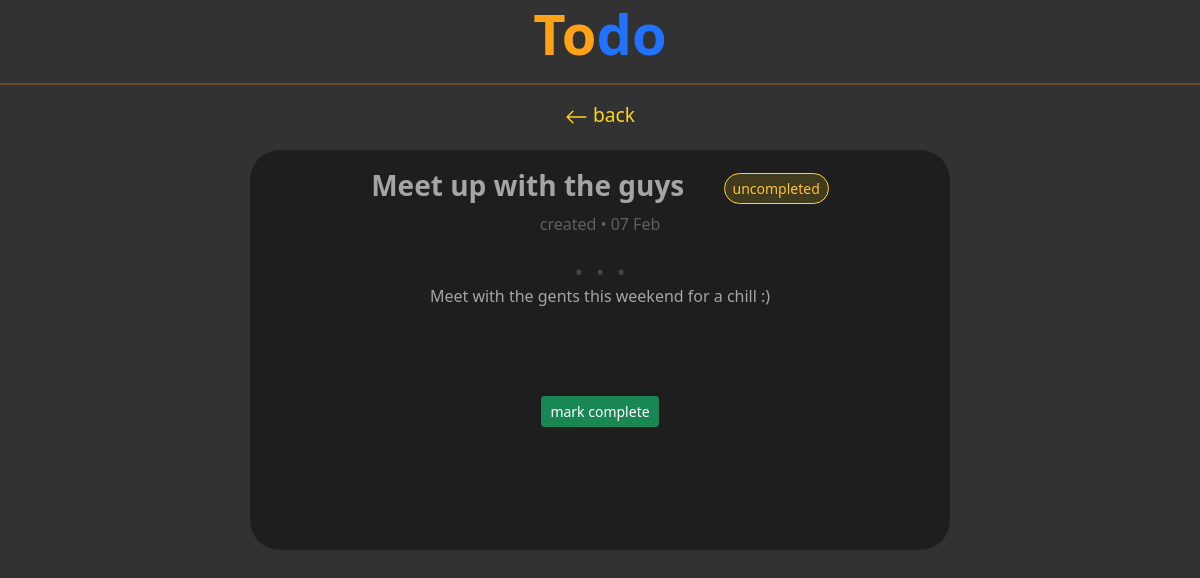
Screenshot of /todo/21/ with the database file from the repository.
### todos/models.py (models this page shows, shortened)
class Entry(models.Model):
    title = models.CharField(max_length=100)
    body = models.TextField(null=True,blank=True)
    date_added = models.DateTimeField(auto_now=True)
    completed = models.BooleanField(default=False)

### todos/views.py (the view)
# urls.py: path('todo/<int:todo_id>/',views.todoDetail, name = "todoDetail"),          # URL to a selected to-do
def todoDetail(request,todo_id):
    entry = Entry.objects.get(id = todo_id)                     # getting the entry of a specific Todo
    context = {"entry":entry }
    return render(request,'todos/todoDetail.html',context )

### todos/templates/todos/todoDetail.html (shortened to what this page needs)
{% extends 'todos/base.html'  %}
{% load bootstrap5 %}
{% block content %}
<body style="background-color: rgb(50, 50, 50)">
    <center>
        <a href="{% url 'todos:index'  %}">
         <h1 style="color:rgb(255, 162, 22);font-size:3.5rem"> <strong> To<span style="color: rgb(32, 114, 255);" >do</span>  </strong>  </h1>
        </a>
    <hr style="border: 1px rgb(255, 162, 22) solid;">
    <div  class="d-flex justify-content-center">
        <div class="col-10">
            <a  style="font-size: 1.2rem;margin-bottom: 5rem;color: rgb(255, 210, 28);" href="{% url 'todos:index' %}"> <svg xmlns="http://www.w3.org/2000/svg" width="23" height="26" fill="currentColor" class="bi bi-arrow-left" viewBox="0 0 16 16">
                <path fill-rule="evenodd" d="M15 8a.5.5 0 0 0-.5-.5H2.707l3.147-3.146a.5.5 0 1 0-.708-.708l-4 4a.5.5 0 0 0 0 .708l4 4a.5.5 0 0 0 .708-.708L2.707 8.5H14.5A.5.5 0 0 0 15 8z"/>
              </svg> <span>back</span>
            </a>
        </div>
        <br>
    </div>
    <div  class="d-flex justify-content-center">
        <div  style="background-color: rgb(30, 30, 30);border-radius: 30px;margin-top: 20px;min-height: 400px;"  class="col-md-7 col-sm-9 col-12">
            <div style="margin:0.5cm 1cm 1cm 1cm">
                {% if entry.completed == True %}
                <h3 style="color: rgb(165, 165, 165);font-weight: 600;">  {{entry.title}}
                     <span style="margin-left: 2rem;">
                        <button class="btn btn-sm rounded-pill" style="background-color: rgba(25, 255, 44, 0.149);color: rgb(62, 255, 69);border:1px rgb(62, 255, 69) solid ;" >
                            completed
                        </button>
                    </span>
                 </h3>
                 {% else %}
                 <h3 style="color: rgb(165, 165, 165);font-weight: 600;">  {{entry.title}}
                    <span style="margin-left: 2rem;">
                       <button class="btn btn-sm rounded-pill" style="background-color: rgba(255, 220, 25, 0.149);color: rgb(255, 191, 62);border:1px rgb(255, 207, 62) solid ;" >
                           uncompleted
                       </button>
                   </span>
                </h3>
                {% endif %}
                <p style="margin: 0cm;color:rgb(96, 96, 96)" >created &bull; {{entry.date_added|date:"d M"}}</p>
                <center> <h1 style="margin: 0cm;color:rgb(69, 69, 69)">  . . .   </h1></center>
                <p style="color: rgb(165, 165, 165);">  {{entry.body}}  </p>
                <br><br><br>
                {% if entry.completed == False %}
                    <a class="btn btn-sm btn-success" href="{% url 'todos:markComplete' entry.id %}"> mark complete </a>
                {% endif %}
            </div>
     </div>
    </div>
    </center>
</body>
{% endblock content %}

### todos/static/css/index.css (style rules this page uses)
a { text-decoration: none; }

### rows the page displays
Entry: title "Meet up with the guys", date_added "07 Feb", body "Meet with the gents this weekend for a chill :)"
